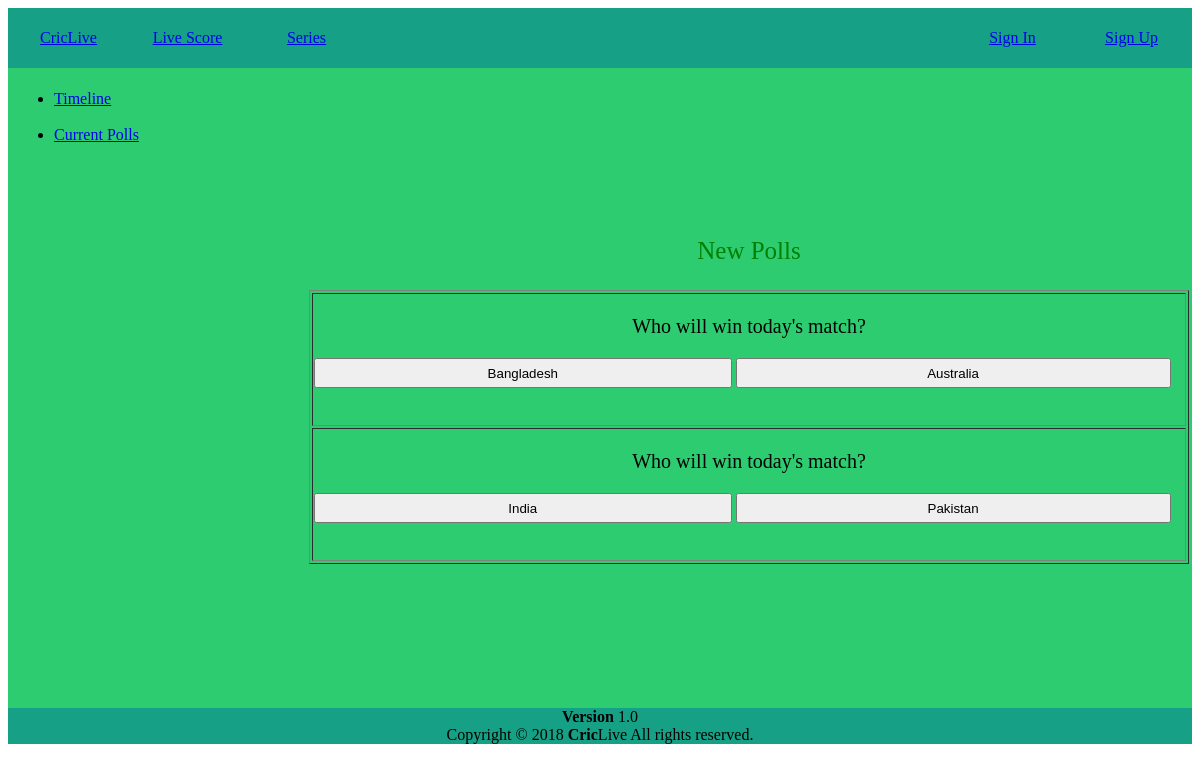
The page /user/aPoll.php on the database its author committed.
### tables this page shows
CREATE TABLE `poll` (
  `poll_id` int(255) NOT NULL,
  `heading` varchar(1000) NOT NULL,
  `op1` varchar(100) NOT NULL,
  `op2` varchar(100) NOT NULL
);

### user/aPoll.php (the view, shortened to what this page needs)
<!DOCTYPE html>
<html>
<head>
  <link rel="stylesheet" type="text/css" href="../css/style.css">
</head>
<body>
    <table width="100%"id="headerstyle" style="color:green;" height="50px">
        <tr >
            <td width="10%"><a href="../index.php"><center>CricLive</center></a></td>
            <td width="10%" style="color:green;"><a href="aLiveScore.php"><center>Live Score</center></a></td>
            <td width="10%"><a href="#"><center>Series</center></a></td>
            <td width="50%"></td>
            <td width="10%"><a href="../login.html"><center>Sign In</center></a></td>
            <td width="10%"><a href="register.html"><center>Sign Up</center></a></td>
        </tr>
    </table >
    <table id="mainframe" width="100%" height="640px">
        <tr>
            <td  width="20%" valign="top">
                <table  width="100%" border="0">
                    <tr>
                        <center>
                            <td>
                                <ul>
                                <li><a href="../index.php">Timeline</a></li>
                                <br>
                                <li><a href="#"> Current Polls</a></li>
                              </ul>
                            </td>
                        </center>
                    </tr>
                </table>
            </td>
            <td  width="5%"></td>
            <td width="75%">
                <table  width="100%" border="1">
                    <center><p style="font-size:25px;color:green;">New Polls</p></center>
                    <?php
                        $conn = mysqli_connect('localhost', 'root', '', 'criclive');
                        $sql= "SELECT * FROM `poll`";
                        $result = mysqli_query($conn, $sql);
                        while($row = mysqli_fetch_assoc($result)){
                            echo "<tr> <td><center><p style='font-size:20px;'>".$row['heading']."</p></center>";
                    ?>
                            <form method="post" action="#">
                                <div id="<?=$row['poll_id']?>">
                                    <input type="button" class="<?=$row['poll_id']?>" value="<?=$row['op1']?>" style="height:30px;width:48%" onclick="getVote(this)">
                                    <input type="button" class="<?=$row['poll_id']?>" value="<?=$row['op2']?>" style="height:30px;width:50%" onclick="getVote(this)">
                                </div>
                            </form>
                                <br><br>
                        <?php
                            echo "</td> </tr>";
                        }
                    ?>
                </table>
            </td>
        </tr>
    </table>
    <?php include 'footer.php';?>
</body>
</html>

### css/style.css (style rules this page uses)
#headerstyle { background-color: #16a085; height: 60px; padding-bottom: -20px; }
#mainframe { background-color: #2ecc71 ; border: 0px; }

### rows shown on the page
poll: heading "Who will win today's match?", op1 "Bangladesh", op2 "Australia"
poll: heading "Who will win today's match?", op1 "India", op2 "Pakistan"
